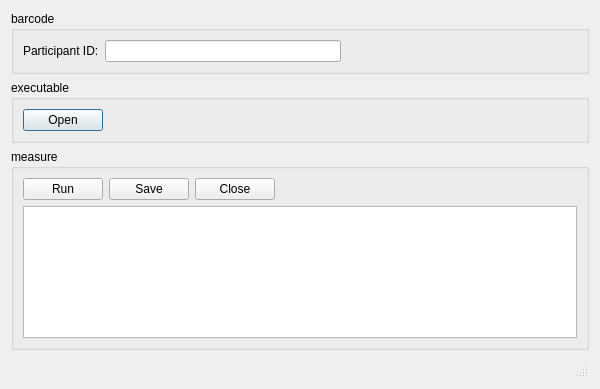
<?xml version="1.0" encoding="UTF-8"?>
<ui version="4.0">
 <class>ChoiceReactionDialog</class>
 <widget class="QDialog" name="ChoiceReactionDialog">
  <property name="geometry">
   <rect>
    <x>0</x>
    <y>0</y>
    <width>600</width>
    <height>389</height>
   </rect>
  </property>
  <property name="sizePolicy">
   <sizepolicy hsizetype="Preferred" vsizetype="Maximum">
    <horstretch>0</horstretch>
    <verstretch>0</verstretch>
   </sizepolicy>
  </property>
  <layout class="QVBoxLayout" name="verticalLayout_2">
   <item>
    <widget class="QGroupBox" name="idGroupBox">
     <property name="sizePolicy">
      <sizepolicy hsizetype="Preferred" vsizetype="Maximum">
       <horstretch>0</horstretch>
       <verstretch>0</verstretch>
      </sizepolicy>
     </property>
     <property name="title">
      <string>barcode</string>
     </property>
     <layout class="QHBoxLayout" name="horizontalLayout">
      <item>
       <widget class="QLabel" name="iDlabel">
        <property name="text">
         <string>Participant ID:</string>
        </property>
        <property name="buddy">
         <cstring>barcodeLineEdit</cstring>
        </property>
       </widget>
      </item>
      <item>
       <widget class="QLineEdit" name="barcodeLineEdit">
        <property name="inputMask">
         <string/>
        </property>
        <property name="text">
         <string/>
        </property>
        <property name="maxLength">
         <number>32767</number>
        </property>
        <property name="cursorPosition">
         <number>0</number>
        </property>
        <property name="clearButtonEnabled">
         <bool>true</bool>
        </property>
       </widget>
      </item>
      <item>
       <spacer name="horizontalSpacer">
        <property name="orientation">
         <enum>Qt::Horizontal</enum>
        </property>
        <property name="sizeHint" stdset="0">
         <size>
          <width>80</width>
          <height>20</height>
         </size>
        </property>
       </spacer>
      </item>
     </layout>
    </widget>
   </item>
   <item>
    <widget class="QGroupBox" name="pathGroupBox">
     <property name="sizePolicy">
      <sizepolicy hsizetype="Preferred" vsizetype="Maximum">
       <horstretch>0</horstretch>
       <verstretch>0</verstretch>
      </sizepolicy>
     </property>
     <property name="title">
      <string>executable</string>
     </property>
     <layout class="QHBoxLayout" name="horizontalLayout_2">
      <item>
       <widget class="QPushButton" name="openButton">
        <property name="text">
         <string>Open</string>
        </property>
       </widget>
      </item>
      <item>
       <spacer name="horizontalSpacer_2">
        <property name="orientation">
         <enum>Qt::Horizontal</enum>
        </property>
        <property name="sizeHint" stdset="0">
         <size>
          <width>469</width>
          <height>20</height>
         </size>
        </property>
       </spacer>
      </item>
     </layout>
    </widget>
   </item>
   <item>
    <widget class="QGroupBox" name="measureGroupBox">
     <property name="title">
      <string>measure</string>
     </property>
     <layout class="QVBoxLayout" name="verticalLayout">
      <item>
       <layout class="QHBoxLayout" name="horizontalLayout_3">
        <item>
         <widget class="QPushButton" name="measureButton">
          <property name="text">
           <string>Run</string>
          </property>
         </widget>
        </item>
        <item>
         <widget class="QPushButton" name="saveButton">
          <property name="text">
           <string>Save</string>
          </property>
         </widget>
        </item>
        <item>
         <widget class="QPushButton" name="closeButton">
          <property name="text">
           <string>Close</string>
          </property>
         </widget>
        </item>
        <item>
         <spacer name="horizontalSpacer_3">
          <property name="orientation">
           <enum>Qt::Horizontal</enum>
          </property>
          <property name="sizeHint" stdset="0">
           <size>
            <width>40</width>
            <height>20</height>
           </size>
          </property>
         </spacer>
        </item>
       </layout>
      </item>
      <item>
       <widget class="QTableView" name="testdataTableView"/>
      </item>
     </layout>
    </widget>
   </item>
   <item>
    <widget class="QStatusBar" name="statusBar"/>
   </item>
  </layout>
 </widget>
 <resources/>
 <connections/>
</ui>
